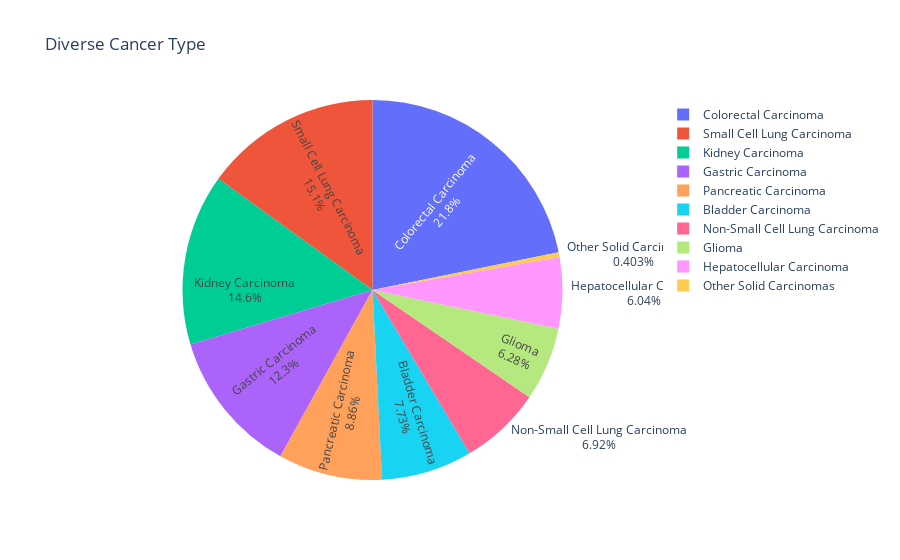

Write notebook code for a chart like this one.
### Code cell
fig = px.pie(Cancer_type_counts, values='Count', names='Cancer_type', title="Diverse Cancer Type")
# Update the labels to show both count and percentage
fig.update_traces(textinfo='label+percent', insidetextorientation='radial')

# Save figure to PDF
pio.write_image(fig, 'figs/Cancer_types.pdf')

### Figure 1 — Plotly figure (JSON) as saved in the notebook; plotly's stock layout.template omitted (floating-point values rounded to 4 significant figures)
{"data": [{"domain": {"x": [0, 1], "y": [0, 1]}, "hovertemplate": "Cancer_type=%{label}<br>Count=%{value}<extra></extra>", "insidetextorientation": "radial", "labels": ["Colorectal Carcinoma", "Small Cell Lung Carcinoma", "Kidney Carcinoma", "Gastric Carcinoma", "Pancreatic Carcinoma", "Bladder Carcinoma", "Non-Small Cell Lung Carcinoma", "Glioma", "Hepatocellular Carcinoma", "Other Solid Carcinomas"], "legendgroup": "", "name": "", "showlegend": true, "textinfo": "label+percent", "type": "pie", "values": [271, 187, 181, 153, 110, 96, 86, 78, 75, 5]}], "layout": {"legend": {"tracegroupgap": 0}, "title": {"text": "Diverse Cancer Type"}}}
